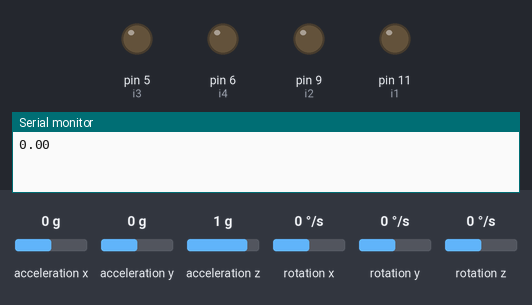
This sketch was run on a simulated Arduino Uno, built with avr-gcc and run on an emulated ATmega328P. On the bench: output pins drawn as LEDs (lit = HIGH), the last lines printed to the serial monitor. The test bench sets the inputs (shaded band); at power-on: rotation z 0 °/s, acceleration x 0 g, acceleration y 0 g, acceleration z 1 g, rotation x 0 °/s, rotation y 0 °/s.

Above: at 4.7 s.
4.8 s: rotation z set to -192 °/s
At 5.6 s:
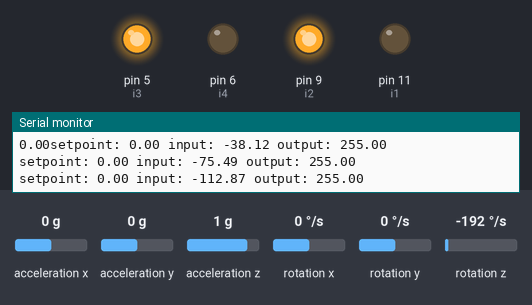
At 7.3 s:
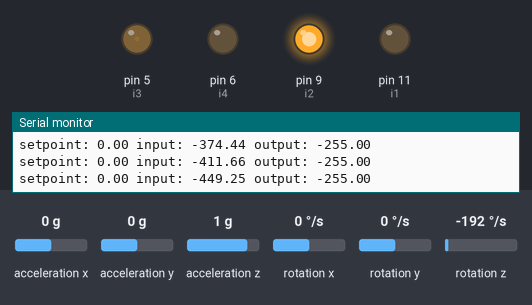
7.8 s: rotation z set to -100 °/s
13.8 s: rotation z set to 104 °/s
At 25.9 s:
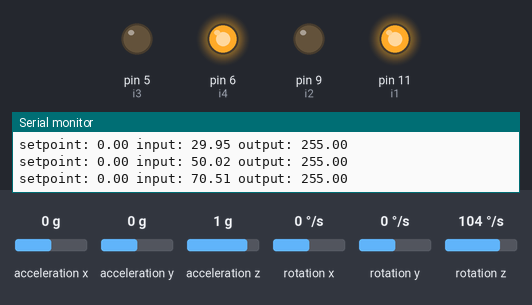
Timing chart, 0 to 28.9 s (numbered marks = the images above; inputs shaded):
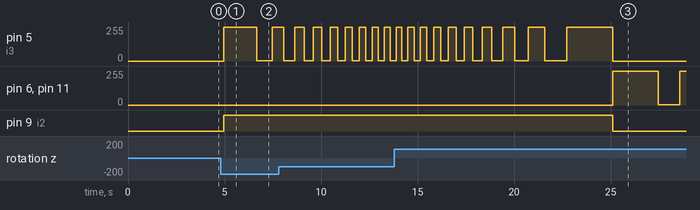

Measured:
- after the input at 4.8 s, pin 5 (i3): 0/255 → 255/255 after 0.15 s, → 1/255 1.7 s later, → 255/255 0.79 s later; pin 9 (i2): LOW → HIGH after 0.15 s
- after the input at 13.8 s, pin 6 (i4), pin 11 (i1): 0/255 → 255/255 after 11.3 s, → 1/255 2.3 s later, → 255/255 1.1 s later; pin 9 (i2): HIGH → LOW after 11.3 s

The sketch:

meshmerise_PID_Autotune__LIB.ino
```cpp
#include <PID_v1.h>
#include <PID_AutoTune_v0.h>
#include <MPU6050_tockn.h>
#include <Wire.h>

//motor driver-pins must be pwm to control speed!!!

// On the Arduino board, digital pins are also used
// for the analog output (software PWM).  Analog input
// pins are a separate set.

// ATMEL ATMEGA8 & 168 / ARDUINO
//
//                  +-\/-+
//            PC6  1|    |28  PC5 (AI 5)
//      (D 0) PD0  2|    |27  PC4 (AI 4)
//      (D 1) PD1  3|    |26  PC3 (AI 3)
//      (D 2) PD2  4|    |25  PC2 (AI 2)
// PWM+ (D 3) PD3  5|    |24  PC1 (AI 1)
//      (D 4) PD4  6|    |23  PC0 (AI 0)
//            VCC  7|    |22  GND
//            GND  8|    |21  AREF
//            PB6  9|    |20  AVCC
//            PB7 10|    |19  PB5 (D 13)
// PWM+ (D 5) PD5 11|    |18  PB4 (D 12)
// PWM+ (D 6) PD6 12|    |17  PB3 (D 11) PWM
//      (D 7) PD7 13|    |16  PB2 (D 10) PWM
//      (D 8) PB0 14|    |15  PB1 (D 9) PWM
//                  +----+
//
// (PWM+ indicates the additional PWM pins on the ATmega168.)

#define i1  11 //IN1 //LF
#define i2  9 //IN2 //LB
#define i3  5 //In3 //RF
#define i4  6 //IN4 //RB //swapped 9 and 6 do in hardware

//IR ARRAY
#define  sensor1 A0     // RIGHT most sensor
#define  sensor2 A1
#define  sensor3 A2
#define  sensor4 A3
#define  sensor5 A4     // LEFT most sensor
//#define  sensorL A5
//#define  sensorR 10
#define LED 12

#define THRESH 1.00

MPU6050 mpu6050(Wire);

float ir[5];  //ir array values

byte ATuneModeRemember=2;
double input=0, output=0, setpoint=0;
double kp=1.9, ki=0.20,kd=0.05;

double outputStart=5;
double aTuneStep=50, aTuneNoise=1, aTuneStartValue=100;
unsigned int aTuneLookBack=20;
unsigned long serialTime, lastTime;

float zAngle, initZAngle, P, I, D;

int previousError;

boolean tuning = false;

//PID myPID(&input, &output, &setpoint,kp,ki,kd ,P_ON_M, DIRECT);
PID_ATune aTune(&input, &output);

void setup(){
  //Setup the pid
  //myPID.SetMode(AUTOMATIC);
  //myPID.SetOutputLimits(0,255);
  //myPID.SetSampleTime(100);
  serialTime = 5000;
  setpoint = 0.00;
//motor driver
  pinMode(i1,OUTPUT);
  pinMode(i2,OUTPUT);
  pinMode(i3,OUTPUT);
  pinMode(i4,OUTPUT);

// ir array
  pinMode(sensor1,INPUT);
  pinMode(sensor2,INPUT);
  pinMode(sensor3,INPUT);
  pinMode(sensor4,INPUT);
  pinMode(sensor5,INPUT);
  //pinMode(sensorL, INPUT);
  //pinMode(sensorR, INPUT);
  //pinMode(BUTTON, INPUT);

  Serial.begin(115200);
  Wire.begin();
  mpu6050.begin();
  mpu6050.calcGyroOffsets(true);
  initZAngle = mpu6050.getAngleZ();
  Serial.print(initZAngle);
  delay(500);
  if(tuning){
    tuning = false;
    changeAutoTune();
    tuning = true;
  }/*
  digitalWrite(i1,0);
  digitalWrite(i2,1);
  digitalWrite(i3,1);
  digitalWrite(i4,0);
  delay(250);
  Serial.begin(115200);*/
  lastTime = millis();
}

void loop()
{
  unsigned long now = millis();
  mpu6050.update();
  zAngle = mpu6050.getAngleZ();
  input = zAngle + 0.00;//- initZAngle;

  if(tuning){
    byte val = (aTune.Runtime());
    if (val!=0){
      tuning = false;
    }
    if(!tuning){ //we're done, set the tuning parameters
      kp = aTune.GetKp();
      ki = aTune.GetKi();
      kd = aTune.GetKd();
      //myPID.SetTunings(kp,ki,kd);
    }
      AutoTuneHelper(false);
  }
  else Compute();
  if(now-lastTime>100){
    if(zAngle > THRESH){
      //if (output < 0) output *= -1;
      //Serial.println(s+output);
      analogWrite(i1,output);
      digitalWrite(i2,0);
      digitalWrite(i3,0);
      analogWrite(i4,output);
    }
    if(zAngle < -THRESH){
      //if (output < 0) output *= -1;
      //Serial.println(s+output);
      digitalWrite(i1,0);
      analogWrite(i2,output);
      analogWrite(i3,output);
      digitalWrite(i4,0);
    }
    if((-THRESH < zAngle) && (zAngle < THRESH)){
      //if (output < 0) output *= -1;
      //Serial.println(s+output);
      digitalWrite(i2,0);
      digitalWrite(i3,0);
      digitalWrite(i1,0);
      digitalWrite(i4,0);
    }
  }
  //send-receive with processing if it's time
  if(millis()>serialTime){
    //SerialReceive();
    SerialSend();
    serialTime+=200;
  }
}

void changeAutoTune(){
 if(!tuning){
    //Set the output to the desired starting frequency.
    output=aTuneStartValue;
    aTune.SetNoiseBand(aTuneNoise);
    aTune.SetOutputStep(aTuneStep);
    aTune.SetLookbackSec((int)aTuneLookBack);
    AutoTuneHelper(true);
    tuning = true;
  }
  else{ //cancel autotune
    aTune.Cancel();
    tuning = false;
    AutoTuneHelper(false);
  }
}

void AutoTuneHelper(boolean start){
  if(start){}
//    ATuneModeRemember = myPID.GetMode();
  else{}
//    myPID.SetMode(ATuneModeRemember);
}

void Compute(){
  //unsigned long now = mills();
  unsigned long now = millis();
  if(lastTime+10>=now){
    float error = setpoint - input;
    P = error;
    I += ki * error;
    D =  previousError - error;
    previousError = error;
    output = int(P*kp + I - D*kd);
    output = constrain(output,-255,255);
    lastTime = now;
  }
}

void SerialSend(){
  Serial.print("setpoint: ");Serial.print(setpoint); Serial.print(" ");
  Serial.print("input: ");  Serial.print(input); Serial.print(" ");
  Serial.print("output: ");Serial.print(output); Serial.println();
  if(tuning){
    Serial.println("tuning mode");
  } else {
//    Serial.print("kp: ");Serial.print(myPID.GetKp());Serial.print(" ");
//    Serial.print("ki: ");Serial.print(myPID.GetKi());Serial.print(" ");
//    Serial.print("kd: ");Serial.print(myPID.GetKd());Serial.println();
  }
}

void SerialReceive(){
  if(Serial.available()){
   char b = Serial.read();
   Serial.flush();
   if((b=='1' && !tuning) || (b!='1' && tuning))changeAutoTune();
  }
}
```
